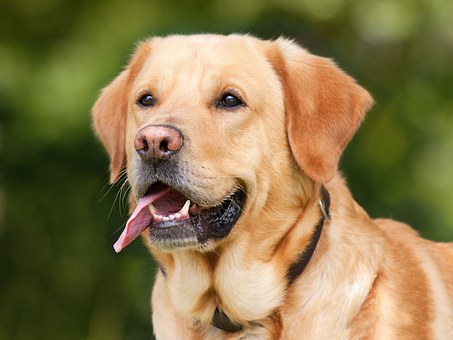
#> input picture 6_Deep Learning/4_Digital Image Processing/2_Bit Plane Slicing/images/dog.jpg, 453 x 340 px
$ jupyter execute --allow-errors 1_bit_plane_slicing.ipynb   (shell and % lines are left out)
#> lines starting #> are read from the running program, lines starting #| are printed output that depends on the picture; after the words box and inside, x2 and y2 are one past the last pixel; in counts of white or black regions, pixels touching at a corner belong together
# Bit Plane Slicing

Bit-plane slicing is a technique used in digital image processing to analyze the individual bits in the pixel values, where each pixel is represented by a binary number, commonly using 8 bits for grayscale images or 24 bits for color images. The process of bit-plane slicing involves separating and displaying each bit of the pixel values as a separate image. It creates a set of binary images, each corresponding to a single bit of the original pixel values. The most significant bit (MSB) is the leftmost bit, representing the highest order bit; the least significant bit (LSB) is the rightmost bit, representing the lowest order bit.

## Import necessary libraries

[cell 1]
# Importing modules from skimage to read and display images
import skimage
from skimage.io import imshow, imread, imsave
from skimage.transform import resize
import numpy as np
import pandas as pd
import cv2

import matplotlib.pyplot as plt

import warnings
warnings.filterwarnings('ignore')

print('skimage version:', skimage.__version__)

[cell 2]
# Read the image
image = imread('images/dog.jpg')
#> image is the input picture: shape (340, 453, 3); mean R, G, B 136.4, 119.6, 76.2

# Load the image
imshow(image)

[cell 3]
# Converting into a grayscale image
grayscale = cv2.cvtColor(image, cv2.COLOR_BGR2GRAY)
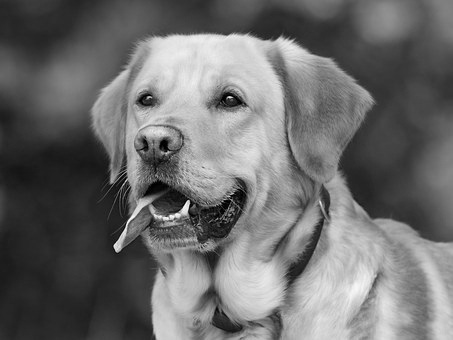
#> grayscale: shape (340, 453); min 0, max 252, mean 108.6

# Load the image
imshow(grayscale)

[cell 4]
import numpy as np
import cv2

lst = []
for i in range(grayscale.shape[0]):
    for j in range(grayscale.shape[1]):
         lst.append(np.binary_repr(grayscale[i][j] ,width=8)) # width = no. of bits
#> after the loop, lst = 154020 items

eight_bit_img = (np.array([int(i[0]) for i in lst], dtype = np.uint8) * 128).reshape(grayscale.shape[0],grayscale.shape[1])
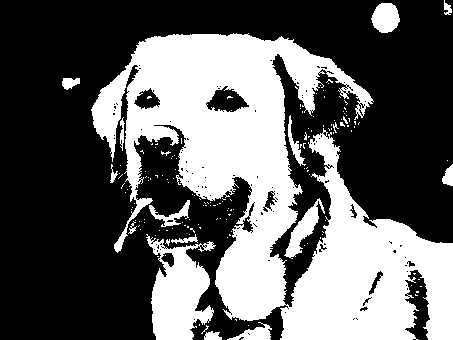
#> eight_bit_img: shape (340, 453); values 0 (black) and 128 (white), 37.6% white; 157 white regions (140 under 20 px), largest, box (x1, y1, x2, y2) and area: (91, 33, 453, 340) 49897, (146, 234, 216, 340) 4307, (284, 198, 325, 259) 791
seven_bit_img = (np.array([int(i[1]) for i in lst], dtype = np.uint8) * 64).reshape(grayscale.shape[0],grayscale.shape[1])
#> seven_bit_img: shape (340, 453); values 0 (black) and 64 (white), 42.5% white; 317 white regions (276 under 20 px), largest, box (x1, y1, x2, y2) and area: (0, 0, 453, 274) 42381, (301, 220, 383, 340) 4369, (113, 125, 231, 328) 4268
six_bit_img = (np.array([int(i[2]) for i in lst], dtype = np.uint8) * 32).reshape(grayscale.shape[0],grayscale.shape[1])
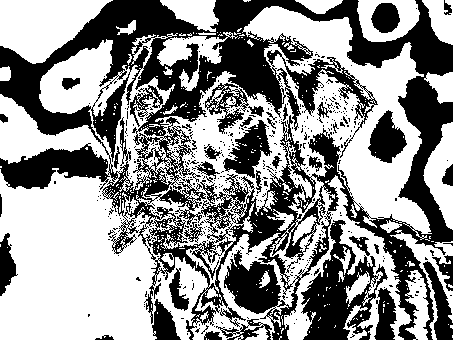
#> six_bit_img: shape (340, 453); values 0 (black) and 32 (white), 56.9% white; 442 black regions (401 under 20 px), largest, box (x1, y1, x2, y2) and area: (0, 0, 453, 340) 49997, (301, 220, 388, 340) 4477, (223, 120, 272, 178) 1347
five_bit_img = (np.array([int(i[3]) for i in lst], dtype = np.uint8) * 16).reshape(grayscale.shape[0],grayscale.shape[1])
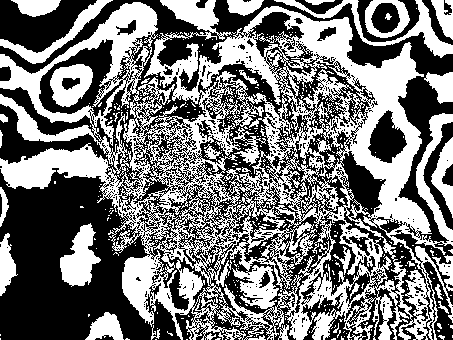
#> five_bit_img: shape (340, 453); values 0 (black) and 16 (white), 46.9% white; 444 white regions (408 under 20 px), largest, box (x1, y1, x2, y2) and area: (0, 0, 453, 340) 59035, (274, 0, 453, 58) 1646, (60, 223, 101, 287) 1456
four_bit_img = (np.array([int(i[4]) for i in lst], dtype = np.uint8) * 8).reshape(grayscale.shape[0],grayscale.shape[1])
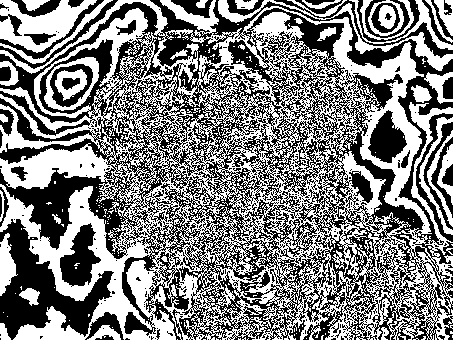
#> four_bit_img: shape (340, 453); values 0 (black) and 8 (white), 50.2% white; 423 black regions (379 under 20 px), largest, box (x1, y1, x2, y2) and area: (0, 0, 453, 340) 58701, (0, 219, 114, 340) 5292, (60, 223, 101, 287) 1442
three_bit_img = (np.array([int(i[5]) for i in lst], dtype = np.uint8) * 4).reshape(grayscale.shape[0],grayscale.shape[1])
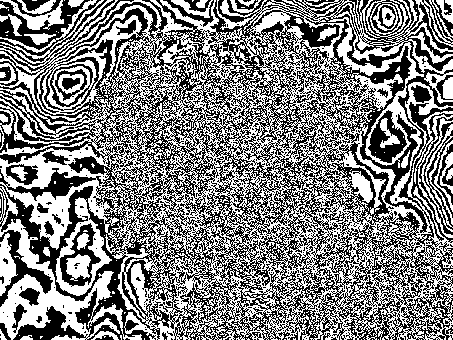
#> three_bit_img: shape (340, 453); values 0 (black) and 4 (white), 50.6% white; 418 black regions (383 under 20 px), largest, box (x1, y1, x2, y2) and area: (0, 0, 453, 340) 68482, (0, 230, 53, 307) 962, (368, 110, 407, 163) 959
two_bit_img = (np.array([int(i[6]) for i in lst], dtype = np.uint8) * 2).reshape(grayscale.shape[0],grayscale.shape[1])
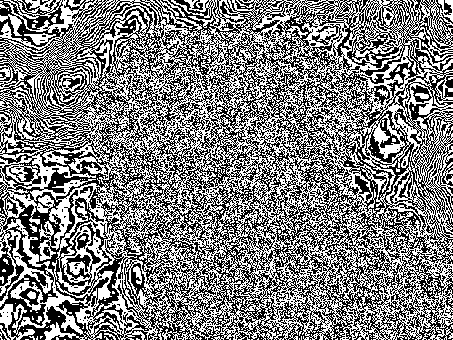
#> two_bit_img: shape (340, 453); values 0 (black) and 2 (white), 50.3% white; black in thin lines or dots
one_bit_img = (np.array([int(i[7]) for i in lst], dtype = np.uint8) * 1).reshape(grayscale.shape[0],grayscale.shape[1])
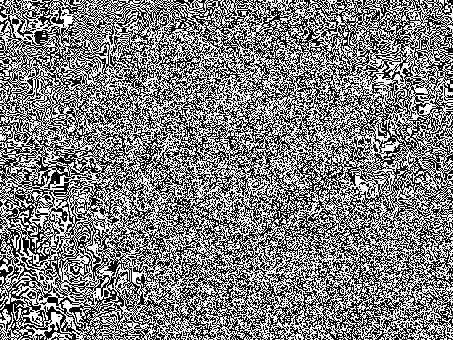
#> one_bit_img: shape (340, 453); values 0 (black) and 1 (white), 50.1% white; black in thin lines or dots

finalr = cv2.hconcat([eight_bit_img,seven_bit_img,six_bit_img,five_bit_img])
finalv = cv2.hconcat([four_bit_img,three_bit_img,two_bit_img,one_bit_img])
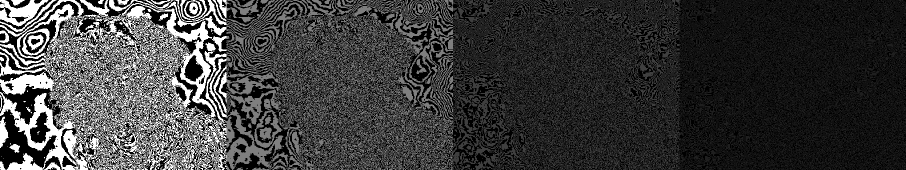
#> finalv: shape (340, 1812) (shown at 1/2 size); min 0, max 8, mean 1.89; drawn with min black and max white

# Vertically concatenate
final = cv2.vconcat([finalr,finalv])
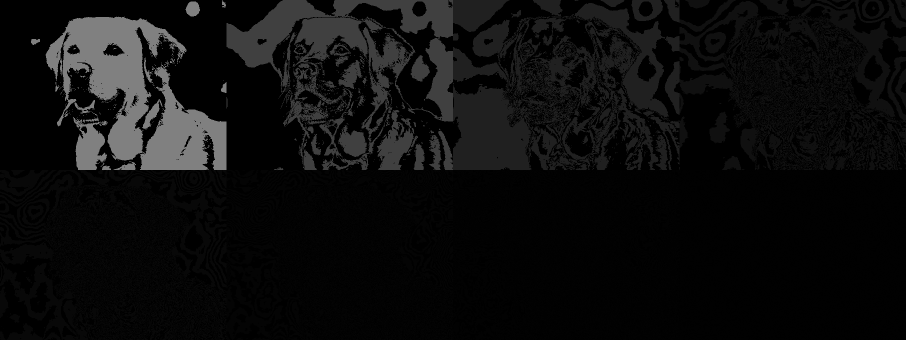
#> final: shape (680, 1812) (shown at 1/2 size); min 0, max 128, mean 13.6

# Display the images
#> (the rest of this cell did not finish here and is left out)
